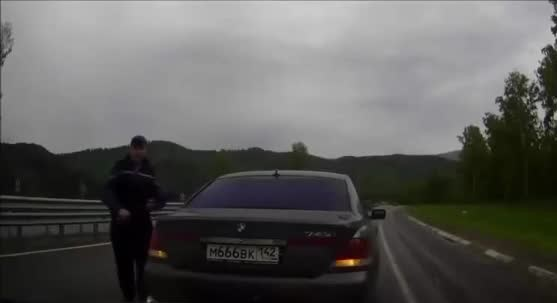
#> input picture Tugas OpenCV (Khusus Vision)/Resource/rusianplate1.jpg, 557 x 303 px
$ jupyter execute TugasOpenCV.ipynb
#> lines starting #> are read from the running program, lines starting #| are printed output that depends on the picture
[cell 1]
import cv2
import matplotlib.pyplot as plt

input1 = './Resource/rusianplate1.jpg'
input2 = './Resource/rusianplate2.jpg'
cek = './haarcascade github/haarcascade_russian_plate_number.xml'

img = cv2.imread(input1)
#> img is the input picture: shape (303, 557, 3); mean B, G, R 90.1, 92, 92.5
img_gray = cv2.cvtColor(img, cv2.COLOR_BGR2GRAY)
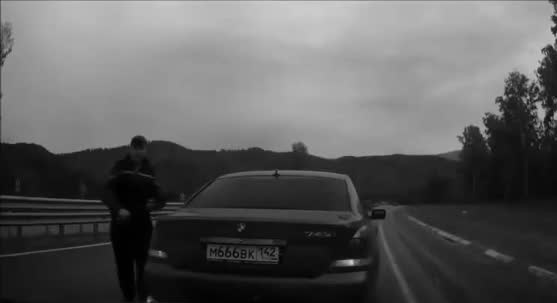
#> img_gray: shape (303, 557); min 0, max 208, mean 91.9
img_rgb = cv2.cvtColor(img, cv2.COLOR_BGR2RGB)

img2 = cv2.imread(input2)
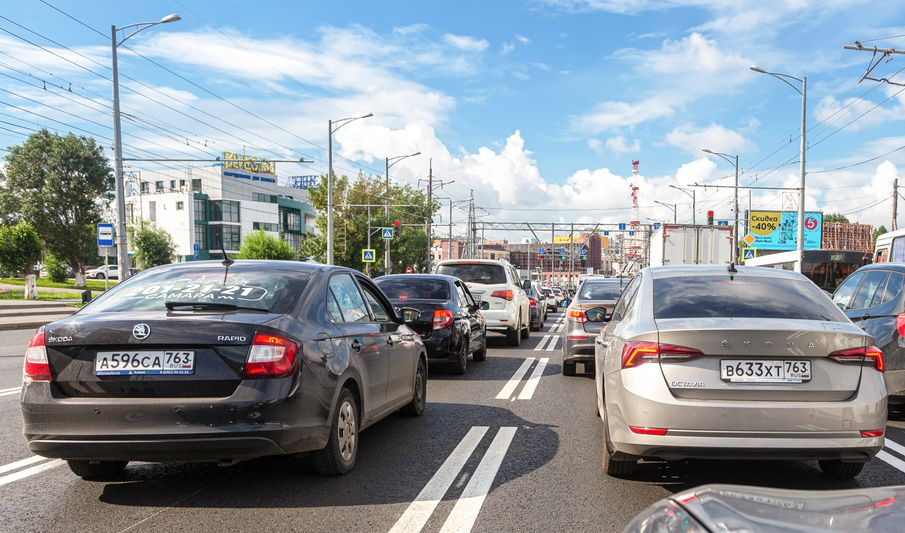
#> input picture Tugas OpenCV (Khusus Vision)/Resource/rusianplate2.jpg, 905 x 533 px
#> img2 is the input picture: shape (533, 905, 3); mean B, G, R 158.8, 151.9, 142.6
img2_gray = cv2.cvtColor(img2, cv2.COLOR_BGR2GRAY)
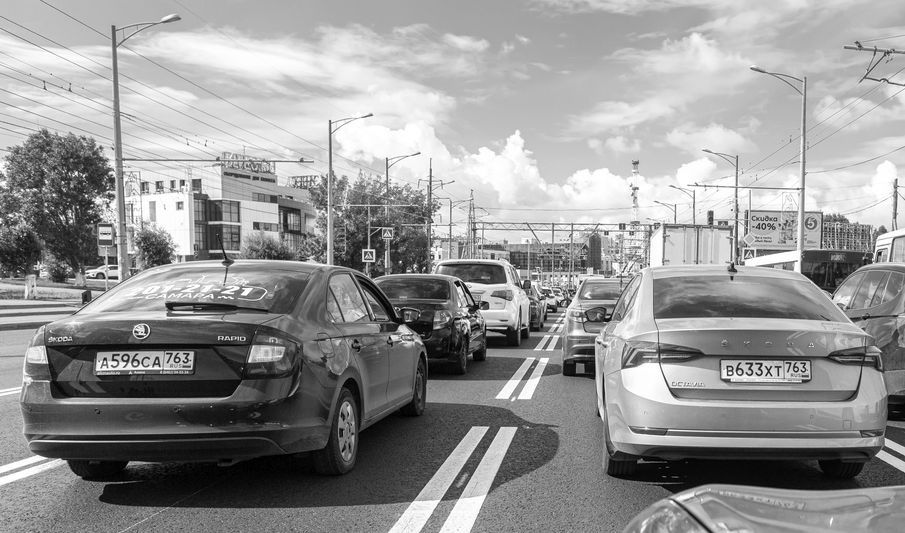
#> img2_gray: shape (533, 905); min 0, max 255, mean 149.9
img2_rgb = cv2.cvtColor(img2, cv2.COLOR_BGR2RGB)

print("before :")
plt.imshow(img_rgb)
plt.show()
plt.imshow(img2_rgb)
plt.show()

plate_cascade = cv2.CascadeClassifier(cek)
search = plate_cascade.detectMultiScale(img_gray)
#> search = [[195, 235, 100, 33]]
search2 = plate_cascade.detectMultiScale(img2_gray)
#> search2 = [[78, 339, 126, 42], [691, 348, 131, 44], [707, 340, 176, 59]]

if len(search) != 0:
    for (x, y, width, height) in search:
        img_rgb[y: y+height, x: x + width, :] = cv2.blur(img_rgb[y: y+height, x: x + width, :], (50,50))
#> this loop made 1 pass
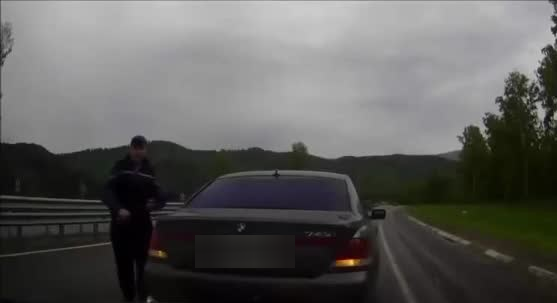
#> img_rgb: shape (303, 557, 3); mean R, G, B 92.5, 92, 90.1

if len(search2) != 0:
    for (x, y, width, height) in search2:
        img2_rgb[y: y+height, x: x + width, :] = cv2.blur(img2_rgb[y: y+height, x: x + width, :], (50,50))
#> this loop made 3 passes
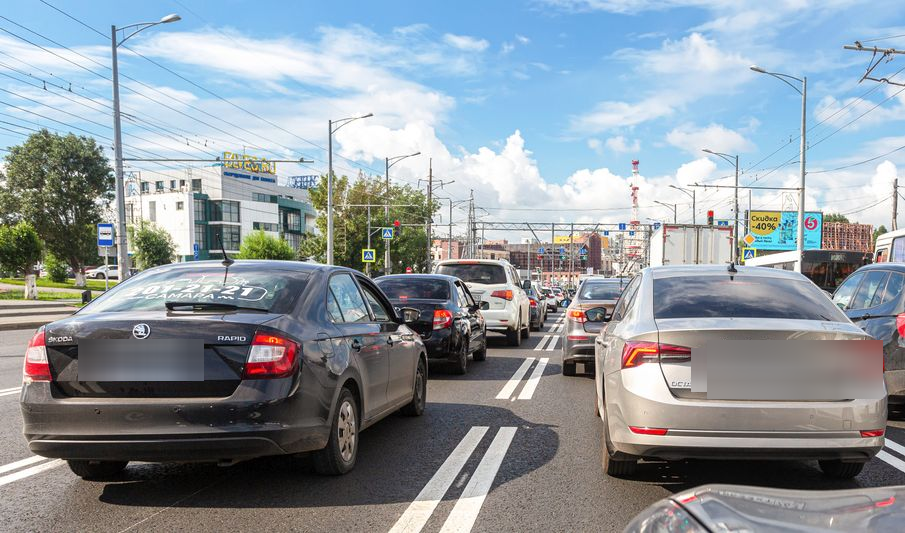
#> img2_rgb: shape (533, 905, 3); mean R, G, B 142.6, 151.9, 158.8

print("\n\nafter : ")
plt.subplot(1,1,1)
plt.imshow(img_rgb)
plt.show()
plt.imshow(img2_rgb)
plt.show()
